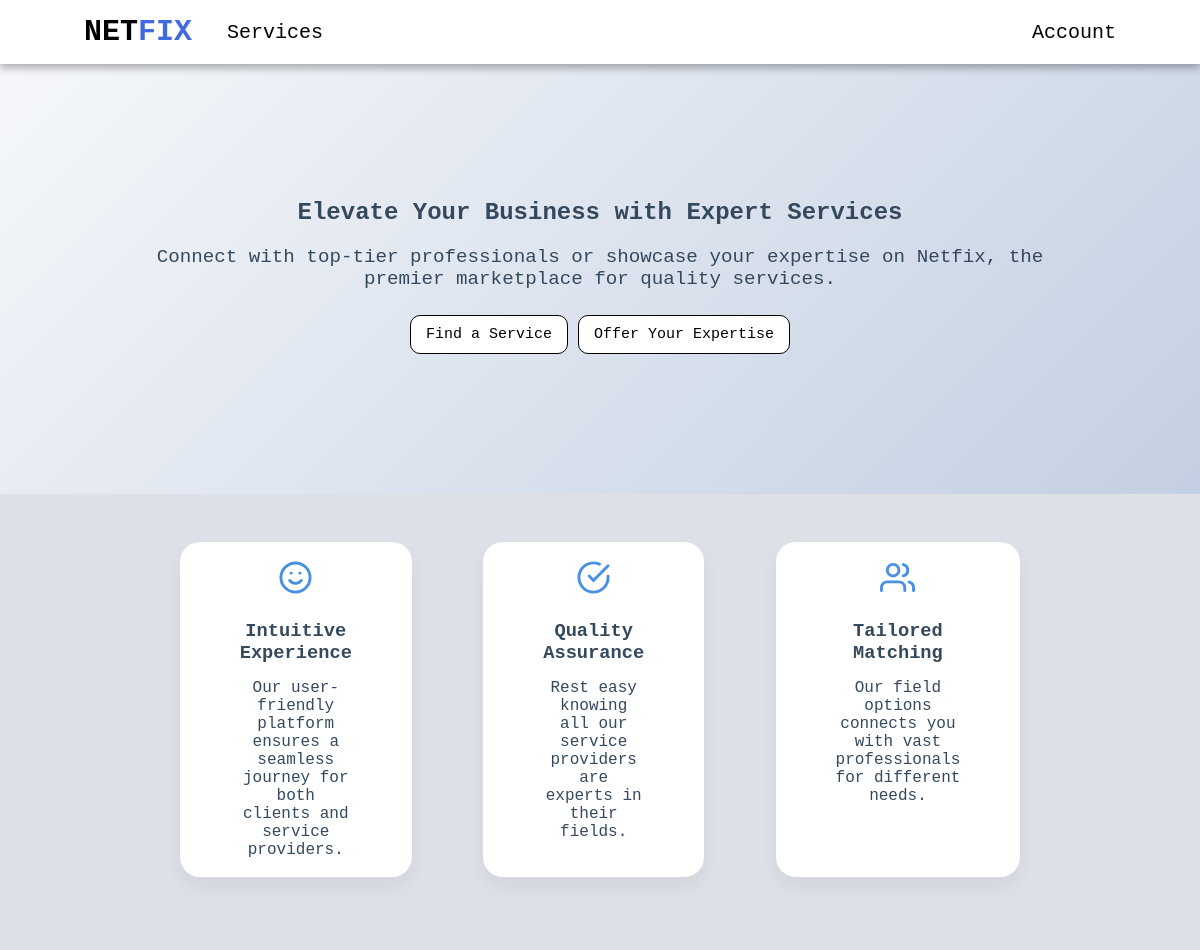
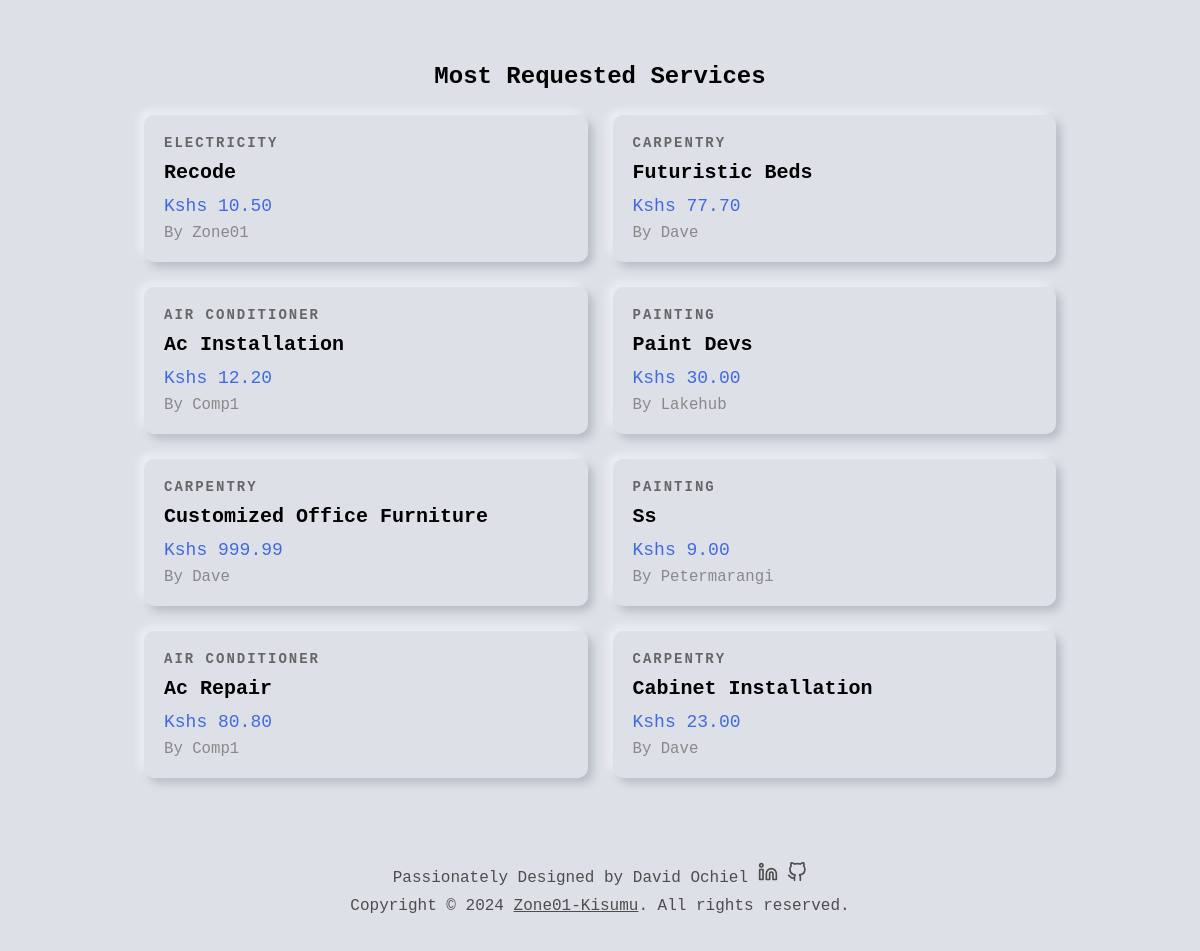
The page / on the database its author committed (2 pictures, top to bottom).
### services/models.py (models this page shows, shortened)
class Service(models.Model):
    company = models.ForeignKey(Company, default="", on_delete=models.CASCADE)
    name = models.CharField(max_length=40)
    description = models.TextField()
    price_hr = models.DecimalField(decimal_places=2, max_digits=5)
    choices = (
        ('Air Conditioner', 'Air Conditioner'),
        ('Carpentry', 'Carpentry'),
        ('Electricity', 'Electricity'),
        ('Gardening', 'Gardening'),
        ('Home Machines', 'Home Machines'),
        ('Housekeeping', 'Housekeeping'),
        ('Interior Design', 'Interior Design'),
        ('Locks', 'Locks'),
        ('Painting', 'Painting'),
        ('Plumbing', 'Plumbing'),
        ('Water Heaters', 'Water Heaters'),
    )
    field = models.CharField(max_length=30, blank=False, null=False, default="", choices=choices)
    date = models.DateTimeField(auto_now=True, null=False)
    id = models.UUIDField(default=uuid.uuid4, unique=True, primary_key=True, editable=False)

### users/models.py (models this page shows, shortened)
class Company(models.Model):
    user = models.OneToOneField(User, on_delete=models.CASCADE, primary_key=True)
    choices = (
        ('Air Conditioner', 'Air Conditioner'),
        ('All in One', 'All in One'),
        ('Carpentry', 'Carpentry'),
        ('Electricity', 'Electricity'),
        ('Gardening', 'Gardening'),
        ('Home Machines', 'Home Machines'),
        ('Housekeeping', 'Housekeeping'),
        ('Interior Design', 'Interior Design'),
        ('Locks', 'Locks'),
        ('Painting', 'Painting'),
        ('Plumbing', 'Plumbing'),
        ('Water Heaters', 'Water Heaters'),
    )
    field = models.CharField(max_length=30, blank=False, null=False, default="", choices=choices)
    class Meta:
        verbose_name = 'Company'
        verbose_name_plural = 'Companies'
    def __str__(self):
        return self.user.username

class User(AbstractUser):
    is_company = models.BooleanField(default=False)
    is_customer = models.BooleanField(default=False)
    email = models.EmailField(max_length=100, unique=True)
    username = models.CharField(max_length=100, unique=True)
    id = models.UUIDField(default=uuid.uuid4, unique=True, primary_key=True, editable=False) # override the default id field
    USERNAME_FIELD = 'email'
    REQUIRED_FIELDS = ['username']

### main/views.py (the view)
# urls.py: path("", v.home, name="home"),
def home(request):
    most_requested_services = Service.objects.annotate(request_count=Count('requestservice')).filter(request_count__gt=0).order_by('-request_count')[:8]
    context = {
        'most_requested_services': most_requested_services,
    }
    return render(request, "main/home.html", context)

### main/templates/main/home.html
{% extends 'main/base.html' %}
{% block content %}
<main>
    <section class="hero">
        <div class="hero-content">
            <h1>Elevate Your Business with Expert Services</h1>
            <p>Connect with top-tier professionals or showcase your expertise on Netfix, the premier marketplace for
                quality services.</p>
            <div class="hero-cta-buttons">
                <a href="{% url 'service_list' %}" class="btn-link">Find a Service</a>
                <a href="{% url 'service_create' %}" class="btn-link">Offer Your Expertise</a>
            </div>
        </div>
    </section>
    <section class="features non-hero-container">
        <div class="feature">
          <svg viewBox="0 0 24 24" fill="none" stroke="#4a90e2" stroke-width="2" stroke-linecap="round" stroke-linejoin="round">
            <circle cx="12" cy="12" r="10"></circle>
            <path d="M8 14s1.5 2 4 2 4-2 4-2"></path>
            <line x1="9" y1="9" x2="9.01" y2="9"></line>
            <line x1="15" y1="9" x2="15.01" y2="9"></line>
          </svg>
          <h3>Intuitive Experience</h3>
          <p>Our user-friendly platform ensures a seamless journey for both clients and service providers.</p>
        </div>
        <div class="feature">
          <svg viewBox="0 0 24 24" fill="none" stroke="#4a90e2" stroke-width="2" stroke-linecap="round" stroke-linejoin="round">
            <path d="M22 11.08V12a10 10 0 1 1-5.93-9.14"></path>
            <polyline points="22 4 12 14.01 9 11.01"></polyline>
          </svg>
          <h3>Quality Assurance</h3>
          <p>Rest easy knowing all our service providers are experts in their fields.</p>
        </div>
        <div class="feature">
          <svg viewBox="0 0 24 24" fill="none" stroke="#4a90e2" stroke-width="2" stroke-linecap="round" stroke-linejoin="round">
            <path d="M17 21v-2a4 4 0 0 0-4-4H5a4 4 0 0 0-4 4v2"></path>
            <circle cx="9" cy="7" r="4"></circle>
            <path d="M23 21v-2a4 4 0 0 0-3-3.87"></path>
            <path d="M16 3.13a4 4 0 0 1 0 7.75"></path>
          </svg>
          <h3>Tailored Matching</h3>
          <p>Our field options connects you with vast professionals for different needs.</p>
        </div>
      </section>
</main>
{% if most_requested_services %}
<section class="most-requested non-hero-container">
    <div class="services-header">
        <h1>Most Requested Services</h1>
    </div>
    <div class="services-grid">
        {% for service in most_requested_services %}
        <a href="{% url 'index' service.id %}" class="service-card">
            <div class="card-content">
                <div class="service-category">{{ service.field }}</div>
                <h2 class="service-name">{{ service.name }}</h2>
                <div class="service-price">Kshs {{ service.price_hr }}</div>
                <div class="service-company">by {{service.company}}</div>
            </div>
        </a>
        {% endfor %}
    </div>
</section>
{% endif %}
{% endblock content %}

### static/css/style.css (style rules this page uses)
* { margin: 0; padding: 0; box-sizing: border-box; font-family: 'Courier New', Courier, monospace; }
:root { --nav-height: 8vh; --default-back: #dde1e7; }
a { text-decoration: none; color: black; }
.hero { background: linear-gradient(135deg, #f5f7fa 0%, #c3cfe2 100%); padding: 135px 0; }
.hero-content { width: 80%; max-width: 77rem; margin: 0 auto; display: flex; flex-direction: column; justify-content: center; align-items: center; text-align: center; }
.hero-content h1 { margin-bottom: 20px; color: #34495e; }
.hero-content p { font-size: 1.2em; margin: 0 auto; color: #34495e; }
.hero-cta-buttons { display: flex; }
.features { display: flex; justify-content: space-around; flex-wrap: wrap; }
.feature { flex-basis: calc(25% - 20px); text-align: center; padding: 18px 60px; background-color: white; border-radius: 20px; box-shadow: 0 10px 20px rgba(0,0,0,0.05); margin-bottom: 40px; }
.feature svg { width: 35px; height: 35px; margin-bottom: 20px; }
.feature h3 { margin-bottom: 15px; color: #34495e; }
.feature p { font-size: 1em; color: #34495e; }
.non-hero-container { padding: 3rem 12%; }
.services-grid { display: grid; grid-template-columns: repeat(auto-fill, minmax(300px, 1fr)); gap: 25px; }
.services-header { display: flex; align-items: center; justify-content: center; flex-direction: column; margin-bottom: 25px; text-transform: capitalize; }
.btn-link { background-color: white; margin: 5px; border: 1px, solid black; padding: 10px 15px; border-radius: 10px; font-size: 15px; margin-top: 25px; cursor: pointer; color: black; text-decoration: none; }
.service-card { border-radius: 10px; box-shadow: -5px -5px 9px rgba(255,255,255,0.45), 5px 5px 9px rgba(94,104,121,0.3); transition: transform 0.3s; cursor: pointer; text-decoration: none; color: black; display: block; }
.card-content { padding: 20px; }
.service-category { font-size: 14px; font-weight: 800; color: #666; margin-bottom: 10px; text-transform: uppercase; letter-spacing: 2px; }
.service-name { font-size: 20px; text-transform: capitalize; font-weight: bold; margin-bottom: 12px; }
.service-price { font-size: 18px; color: royalblue; margin-bottom: 8px; }
.service-company { font-size: 98%; text-transform: capitalize; color: #888; }
svg { color: inherit; height: 20px; width: 20px; }

### rows shown on the page
Service: field "ELECTRICITY", name "Recode", price_hr "10.50", company "Zone01"
Service: field "CARPENTRY", name "Futuristic Beds", price_hr "77.70", company "Dave"
Service: field "AIR CONDITIONER", name "Ac Installation", price_hr "12.20", company "Comp1"
Service: field "PAINTING", name "Paint Devs", price_hr "30.00", company "Lakehub"
Service: field "CARPENTRY", name "Customized Office Furniture", price_hr "999.99", company "Dave"
Service: field "PAINTING", name "Ss", price_hr "9.00", company "Petermarangi"
Service: field "AIR CONDITIONER", name "Ac Repair", price_hr "80.80", company "Comp1"
Service: field "CARPENTRY", name "Cabinet Installation", price_hr "23.00", company "Dave"
